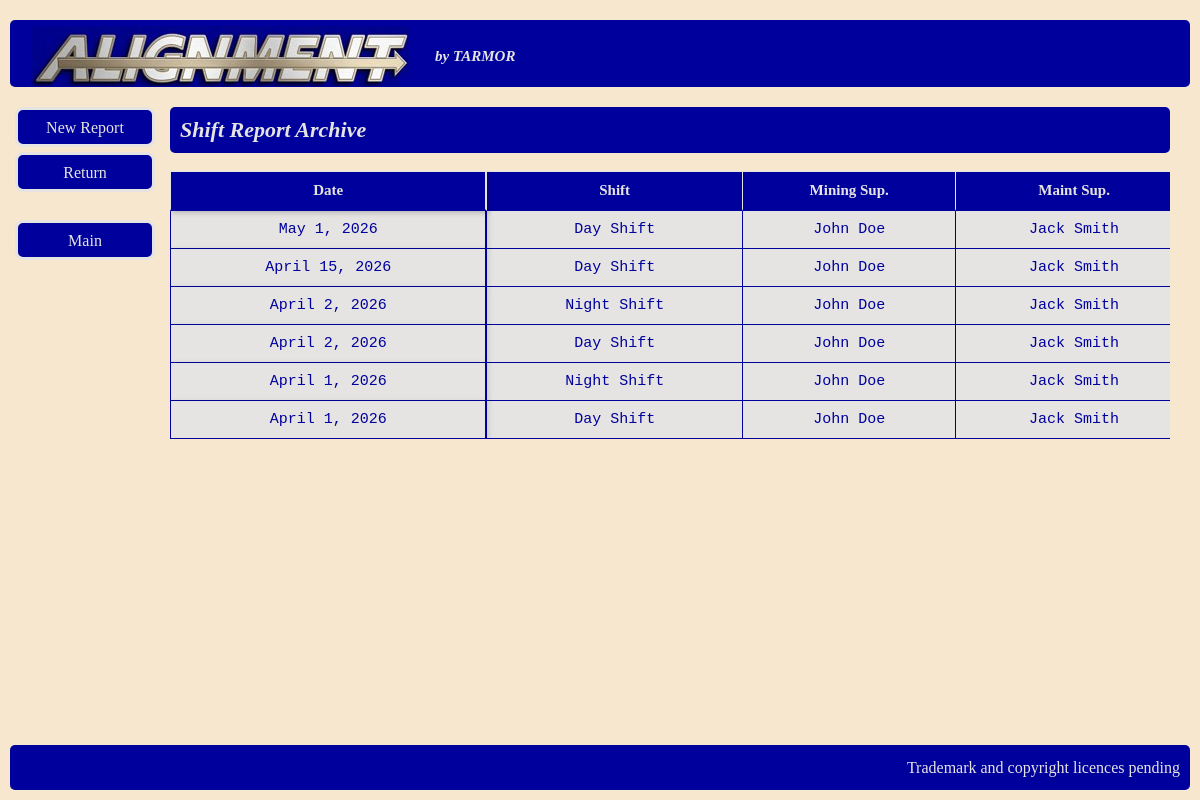
The page /equipment/shift_report_list/ on the database its author committed.
### equipment/models.py (models this page shows)
class ShiftReport(models.Model):
    asset_type = models.ForeignKey(AssetType, on_delete=models.SET_NULL, null=True, blank=True)
    garage = models.ForeignKey('facilities.Facility', on_delete=models.SET_NULL, null=True, blank=True, related_name='shift_reports')
    date = models.DateField()
    shift = models.CharField(max_length=2, choices=[('DS', 'Day Shift'), ('NS', 'Night Shift')])
    mining_supervisor = models.CharField(max_length=100)
    maint_supervisor = models.CharField(max_length=100)
    created_at = models.DateTimeField(auto_now_add=True)
    hourly_data = models.JSONField(default=dict)
    class Meta:
        unique_together = ('date', 'shift') # Prevents duplicate reports for the same shift

### equipment/views.py (the view)
# urls.py: path('shift_report_list/', views.shift_report_list, name='shift_report_list'),
def shift_report_list(request):
    reports = ShiftReport.objects.all().order_by('-date')
    return render(request, 'equipment/shift_report_list.html', {'reports': reports})

### equipment/templates/equipment/shift_report_list.html (shortened to what this page needs)
{% extends 'core/base.html' %}
{% load static %}
{% block sidebar %}
    <div class="leftnavbar">
        <ul class="leftnavbar">
            <li><a href="{% url 'equipment:shift_report' %}">New Report</a></li>
            <li><a href="{% url 'equipment:equipment' %}">Return</a></li>
            <br>
            <li><a href="{% url 'core:home' %}">Main</a></li>
        </ul>
    </div>
{% endblock %}
{% block content %}
<div class="main">
    <div>
        <h2>Shift Report Archive</h2>
    </div>
    <br>
    <div class="table-container">
        <table class="table">
            <thead>
                <tr>
                    <th class="th">Date</th>
                    <th class="th">Shift</th>
                    <th class="th">Mining Sup.</th>
                    <th class="th">Maint Sup.</th>
                </tr>
            </thead>
            <tbody>
                {% for item in reports %}
                <tr>
                    <td class="td">{{ item.date }}</td>
                    <td class="td">{{ item.get_shift_display }}</td>
                    <td class="td">{{ item.mining_supervisor }}</td>
                    <td class="td">{{ item.maint_supervisor }}</td>
                </tr>
                {% empty %}
                <tr>
                    <td colspan="5">No saved reports found.</td>
                </tr>
                {% endfor %}
            </tbody>
        </table>
    </div>
</div>
{% endblock %}

### static/css/Stylesheet.css (style rules this page uses)
* { box-sizing: border-box; }
body { font-family: Cascadia Code; background-color:#f7e7ce; padding: 0; margin: 0; }
.main { flex: 1; min-width: 0; padding: 10px; display: block; }
h2 { width: 100%; margin: 0px; background-color: #00009c; color: #e5e4e2; font-family: Cascadia Code; font-size: 22px; padding: 10px; font-style: italic; border-radius: 5px; clear: right; box-sizing: border-box; display:block; }
.leftnavbar { width: 140px; flex-shrink: 0; margin-top: 10px; }
.leftnavbar ul { padding: 0px; list-style: none; margin: 0px; }
.leftnavbar ul li a { text-decoration: none; border: 3px solid #e5e4e2; font-family: Cascadia Code; font-size: 16px; background-color: #00009c; color: #e5e4e2; display: block; width: 140px; height: 40px; margin: 5px; padding: 10px; border-radius: 8px; text-align: center; line-height: 15px; }
.table { width: 100%; border-collapse: separate !important; border-spacing: 0 !important; table-layout: auto; min-width: 1500px; }
.table-container { display: block !important; width: 100%; height: auto !important; max-height: 600px !important; overflow-x: auto !important; overflow-y: auto !important; position: relative; clear: both; }
.table thead tr th { position: sticky; top: 0; z-index: 20; background-color: #00009c; color: #e5e4e2; font-family: Cascadia Code; font-size: 15px; padding: 10px; border-bottom: 2px solid #00009c; border-top: 1px solid #e5e4e2; border-right: 1px solid #e5e4e2; white-space: nowrap; }
.th { position: sticky !important; top: 0 !important; z-index: 20 !important; background-color: #00009c !important; color: #e5e4e2 !important; font-family: Cascadia Code, monospace; font-size: 15px; padding: 10px; border-bottom: 2px solid #00009c; border-top: 1px solid #e5e4e2; border-right: 1px solid #e5e4e2; white-space: nowrap; }
.td { background-color: #e5e4e2; color: #00009c; font-family: Cascadia Code, monospace; font-size: 15px; text-align: center; white-space: normal; padding: 10px; border-bottom: 1px solid #00009c; border-right: 1px solid #00009c; }
.table thead tr th:first-child, .th:first-child { position: sticky !important; top: 0 !important; left: 0 !important; z-index: 30 !important; background-color: #00009c !important; color: #e5e4e2 !important; border-right: 2px solid #e5e4e2 !important; border-left: 1px solid #e5e4e2 !important; box-shadow: 2px 2px 5px rgba(0,0,0,0.2); }
.table tbody tr td:first-child, .td:first-child { position: sticky !important; left: 0 !important; z-index: 10 !important; background-color: #e5e4e2 !important; color: #00009c !important; border-right: 2px solid #00009c !important; border-left: 1px solid #00009c !important; box-shadow: 2px 0 5px rgba(0,0,0,0.1); }

### rows shown on the page
ShiftReport: date "May 1, 2026", shift "Day Shift", mining_supervisor "John Doe", maint_supervisor "Jack Smith"
ShiftReport: date "April 15, 2026", shift "Day Shift", mining_supervisor "John Doe", maint_supervisor "Jack Smith"
ShiftReport: date "April 2, 2026", shift "Night Shift", mining_supervisor "John Doe", maint_supervisor "Jack Smith"
ShiftReport: date "April 2, 2026", shift "Day Shift", mining_supervisor "John Doe", maint_supervisor "Jack Smith"
ShiftReport: date "April 1, 2026", shift "Night Shift", mining_supervisor "John Doe", maint_supervisor "Jack Smith"
ShiftReport: date "April 1, 2026", shift "Day Shift", mining_supervisor "John Doe", maint_supervisor "Jack Smith"
